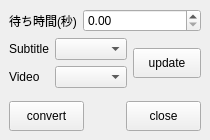
<?xml version="1.0" encoding="UTF-8"?>
<ui version="4.0">
 <class>MainWindow</class>
 <widget class="QMainWindow" name="MainWindow">
  <property name="geometry">
   <rect>
    <x>0</x>
    <y>0</y>
    <width>210</width>
    <height>140</height>
   </rect>
  </property>
  <property name="windowTitle">
   <string>MainWindow</string>
  </property>
  <widget class="QWidget" name="centralwidget">
   <layout class="QVBoxLayout" name="verticalLayout">
    <item>
     <layout class="QHBoxLayout" name="horizontalLayout_3">
      <item>
       <widget class="QLabel" name="label_3">
        <property name="text">
         <string>待ち時間(秒)</string>
        </property>
       </widget>
      </item>
      <item>
       <widget class="QDoubleSpinBox" name="waitTimeSpinBox">
        <property name="sizePolicy">
         <sizepolicy hsizetype="Expanding" vsizetype="Fixed">
          <horstretch>0</horstretch>
          <verstretch>0</verstretch>
         </sizepolicy>
        </property>
        <property name="maximum">
         <double>999.990000000000009</double>
        </property>
       </widget>
      </item>
     </layout>
    </item>
    <item>
     <layout class="QHBoxLayout" name="horizontalLayout_2" stretch="1,0">
      <item>
       <layout class="QFormLayout" name="formLayout">
        <item row="0" column="0">
         <widget class="QLabel" name="label">
          <property name="text">
           <string>Subtitle</string>
          </property>
         </widget>
        </item>
        <item row="0" column="1">
         <widget class="QComboBox" name="subtitleComboBox"/>
        </item>
        <item row="1" column="0">
         <widget class="QLabel" name="label_2">
          <property name="text">
           <string>Video</string>
          </property>
         </widget>
        </item>
        <item row="1" column="1">
         <widget class="QComboBox" name="videoComboBox"/>
        </item>
       </layout>
      </item>
      <item>
       <widget class="QPushButton" name="updateButton">
        <property name="minimumSize">
         <size>
          <width>50</width>
          <height>30</height>
         </size>
        </property>
        <property name="toolTip">
         <string>トラック更新</string>
        </property>
        <property name="text">
         <string>update</string>
        </property>
       </widget>
      </item>
     </layout>
    </item>
    <item>
     <spacer name="verticalSpacer">
      <property name="orientation">
       <enum>Qt::Vertical</enum>
      </property>
      <property name="sizeHint" stdset="0">
       <size>
        <width>20</width>
        <height>0</height>
       </size>
      </property>
     </spacer>
    </item>
    <item>
     <layout class="QHBoxLayout" name="horizontalLayout">
      <item>
       <widget class="QPushButton" name="convertButton">
        <property name="minimumSize">
         <size>
          <width>50</width>
          <height>30</height>
         </size>
        </property>
        <property name="toolTip">
         <string>トラック更新</string>
        </property>
        <property name="text">
         <string>convert</string>
        </property>
       </widget>
      </item>
      <item>
       <spacer name="horizontalSpacer">
        <property name="orientation">
         <enum>Qt::Horizontal</enum>
        </property>
        <property name="sizeHint" stdset="0">
         <size>
          <width>40</width>
          <height>20</height>
         </size>
        </property>
       </spacer>
      </item>
      <item>
       <widget class="QPushButton" name="closeButton">
        <property name="minimumSize">
         <size>
          <width>50</width>
          <height>30</height>
         </size>
        </property>
        <property name="toolTip">
         <string>閉じる</string>
        </property>
        <property name="text">
         <string>close</string>
        </property>
       </widget>
      </item>
     </layout>
    </item>
   </layout>
  </widget>
 </widget>
 <resources/>
 <connections/>
</ui>
